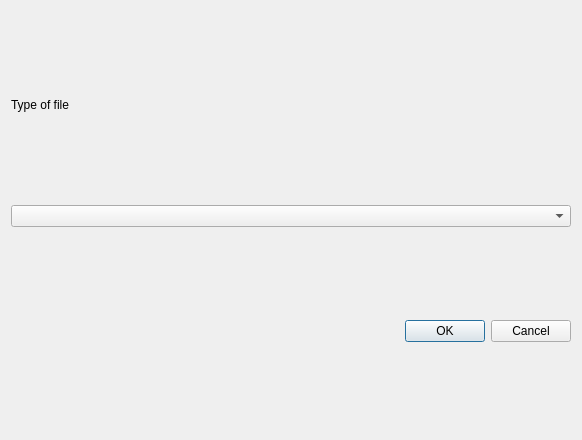
<?xml version="1.0" encoding="UTF-8"?>
<ui version="4.0">
 <class>TT_DialogImport</class>
 <widget class="QDialog" name="TT_DialogImport">
  <property name="geometry">
   <rect>
    <x>0</x>
    <y>0</y>
    <width>582</width>
    <height>440</height>
   </rect>
  </property>
  <property name="windowTitle">
   <string>Import points from a file</string>
  </property>
  <layout class="QVBoxLayout" name="verticalLayout">
   <item>
    <widget class="QLabel" name="lb_type">
     <property name="sizePolicy">
      <sizepolicy hsizetype="Preferred" vsizetype="Fixed">
       <horstretch>0</horstretch>
       <verstretch>0</verstretch>
      </sizepolicy>
     </property>
     <property name="text">
      <string>Type of file</string>
     </property>
    </widget>
   </item>
   <item>
    <widget class="QComboBox" name="cb_type"/>
   </item>
   <item>
    <layout class="QVBoxLayout" name="vl"/>
   </item>
   <item>
    <widget class="QDialogButtonBox" name="buttonBox">
     <property name="orientation">
      <enum>Qt::Orientation::Horizontal</enum>
     </property>
     <property name="standardButtons">
      <set>QDialogButtonBox::StandardButton::Cancel|QDialogButtonBox::StandardButton::Ok</set>
     </property>
     <property name="centerButtons">
      <bool>false</bool>
     </property>
    </widget>
   </item>
  </layout>
 </widget>
 <resources/>
 <connections>
  <connection>
   <sender>buttonBox</sender>
   <signal>accepted()</signal>
   <receiver>TT_DialogImport</receiver>
   <slot>slot_validateInputs()</slot>
   <hints>
    <hint type="sourcelabel">
     <x>105</x>
     <y>747</y>
    </hint>
    <hint type="destinationlabel">
     <x>96</x>
     <y>38</y>
    </hint>
   </hints>
  </connection>
  <connection>
   <sender>buttonBox</sender>
   <signal>rejected()</signal>
   <receiver>TT_DialogImport</receiver>
   <slot>reject()</slot>
   <hints>
    <hint type="sourcelabel">
     <x>105</x>
     <y>747</y>
    </hint>
    <hint type="destinationlabel">
     <x>96</x>
     <y>38</y>
    </hint>
   </hints>
  </connection>
  <connection>
   <sender>cb_type</sender>
   <signal>currentIndexChanged(int)</signal>
   <receiver>TT_DialogImport</receiver>
   <slot>slot_cbTypeCurrentIndexChanged()</slot>
   <hints>
    <hint type="sourcelabel">
     <x>290</x>
     <y>47</y>
    </hint>
    <hint type="destinationlabel">
     <x>290</x>
     <y>219</y>
    </hint>
   </hints>
  </connection>
 </connections>
 <slots>
  <slot>slot_cbTypeCurrentIndexChanged()</slot>
  <slot>slot_validateInputs()</slot>
 </slots>
</ui>
